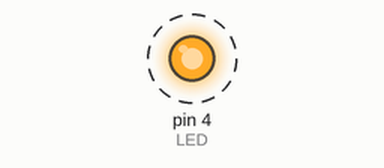
A sketch run on a simulated Arduino Uno, built with avr-gcc and run on an emulated ATmega328P. Shown: output pins drawn as LEDs (lit = HIGH). Dashed ring = blinking.

Above: at 0.05 s.
Timing chart, 0 to 3.0 s (numbered marks = the images above):
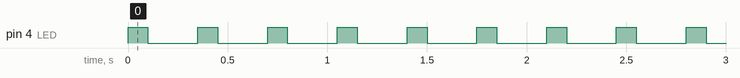

The sketch:

LED_Blinker.ino
```cpp
int LED = 4;
void setup() {
  // put your setup code here, to run once:
  pinMode(LED, OUTPUT);
}

void loop() {
  // put your main code here, to run repeatedly:
  digitalWrite(LED, HIGH);
  delay(100);

  digitalWrite(LED, LOW);
  delay(250);
}
```

Measured:
- by itself, pin 4 (LED): alternates HIGH for 0.10 s and LOW for 0.25 s
